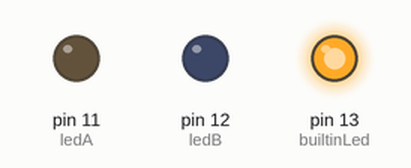
Simulated run of this sketch. Board: Arduino Uno, built with avr-gcc and run on an emulated ATmega328P. Parts: output pins drawn as LEDs (lit = HIGH).

Above: at 1.0 s.
At 3.5 s:
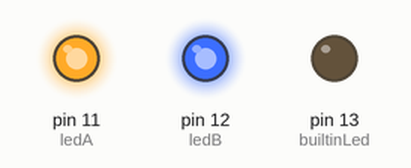
Timing chart, 0 to 6.5 s (numbered marks = the images above):
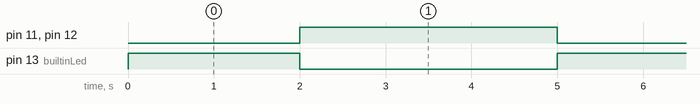

The sketch:

05-exercise.ino
```cpp
// pins of the LEDs
int ledA = 11;
int ledB = 12;
int builtinLed = LED_BUILTIN;

// this function setups runs once when the program starts
void setup(){
    // set the LEDs pins as output
    pinMode(ledA, OUTPUT);
    pinMode(ledB, OUTPUT);
    pinMode(builtinLed, OUTPUT);
}

// function that repeats indefinitely when the arduino is powered on
void loop(){
    // turn on the LEDs for 2 seconds
    digitalWrite(builtinLed,HIGH);
    digitalWrite(ledA,LOW);
    digitalWrite(ledB,LOW);
    delay(2000);

    // turn on the LEDs for 3 seconds
    digitalWrite(ledA,HIGH);
    digitalWrite(ledB,HIGH);
    digitalWrite(builtinLed,LOW);
    delay(3000);
}
```

Measured:
- by itself, pin 11 (ledA), pin 12 (ledB): alternates HIGH for 3.0 s and LOW for 2.0 s
- by itself, pin 13 (builtinLed): alternates HIGH for 2.0 s and LOW for 3.0 s
